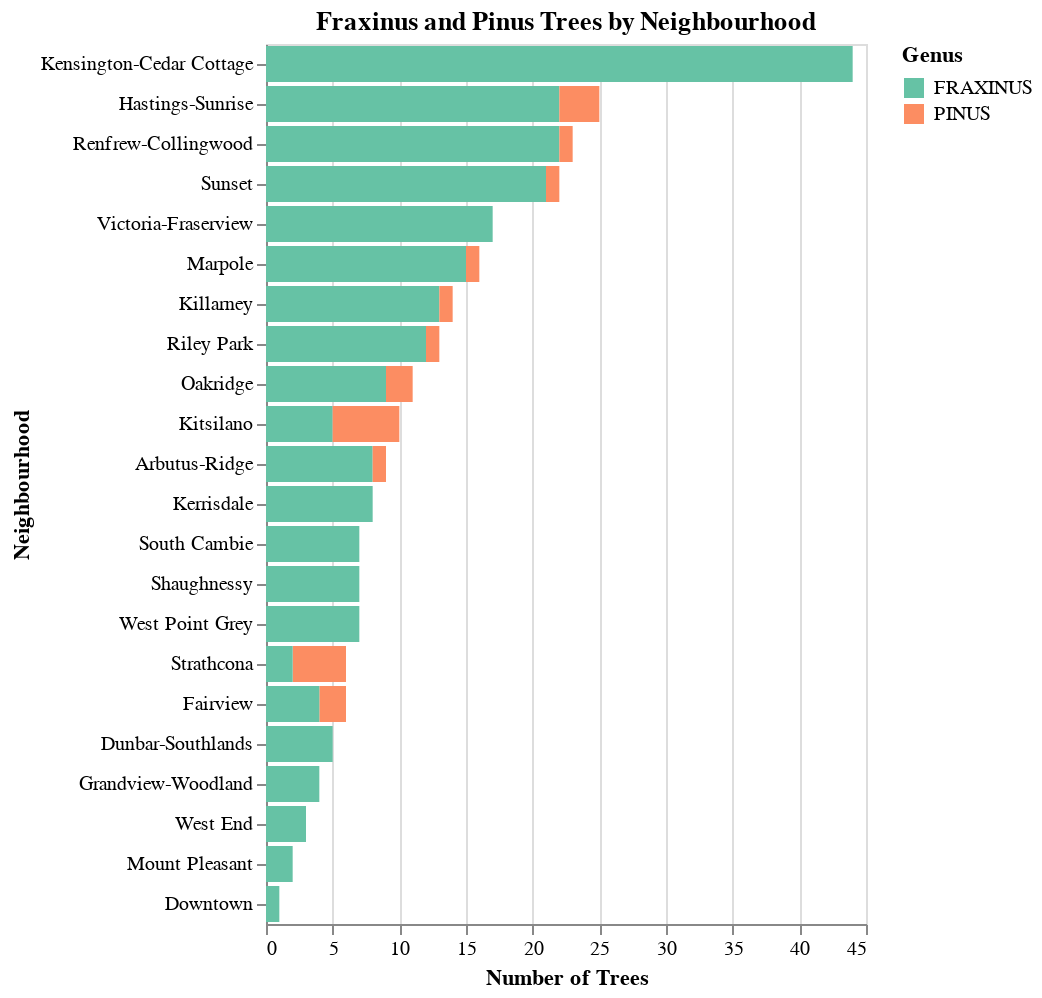

Source (notebook cell):
### Code cell
# Fraxinus and Pinus neighbourhood graph
genus_chart = alt.Chart(filtered_trees).mark_bar().encode(
    x=alt.X('count():Q', title='Number of Trees'),
    y=alt.Y('neighbourhood_name:N', sort='-x', title='Neighbourhood'),
    color=alt.Color('genus_name:N', title='Genus', scale=alt.Scale(scheme='set2')),
    tooltip=['genus_name:N', 'neighbourhood_name:N', 'count():Q']
).properties(
    title='Fraxinus and Pinus Trees by Neighbourhood'
)

genus_chart

### Figure 1 — Vega-Lite specification as saved in the notebook (floating-point values rounded to 4 significant figures; data arrays with more than 128 entries replaced by an {"elided": "..."} marker saying what was removed)
{"config": {"view": {"continuousWidth": 300, "continuousHeight": 300}}, "data": {"name": "data-67cae256ee7491305d419bfe43399060"}, "mark": {"type": "bar"}, "encoding": {"color": {"field": "genus_name", "scale": {"scheme": "set2"}, "title": "Genus", "type": "nominal"}, "tooltip": [{"field": "genus_name", "type": "nominal"}, {"field": "neighbourhood_name", "type": "nominal"}, {"aggregate": "count", "type": "quantitative"}], "x": {"aggregate": "count", "title": "Number of Trees", "type": "quantitative"}, "y": {"field": "neighbourhood_name", "sort": "-x", "title": "Neighbourhood", "type": "nominal"}}, "title": "Fraxinus and Pinus Trees by Neighbourhood", "$schema": "https://vega.github.io/schema/vega-lite/v5.20.1.json", "datasets": {"data-67cae256ee7491305d419bfe43399060": {"elided": "260 records"}}}
